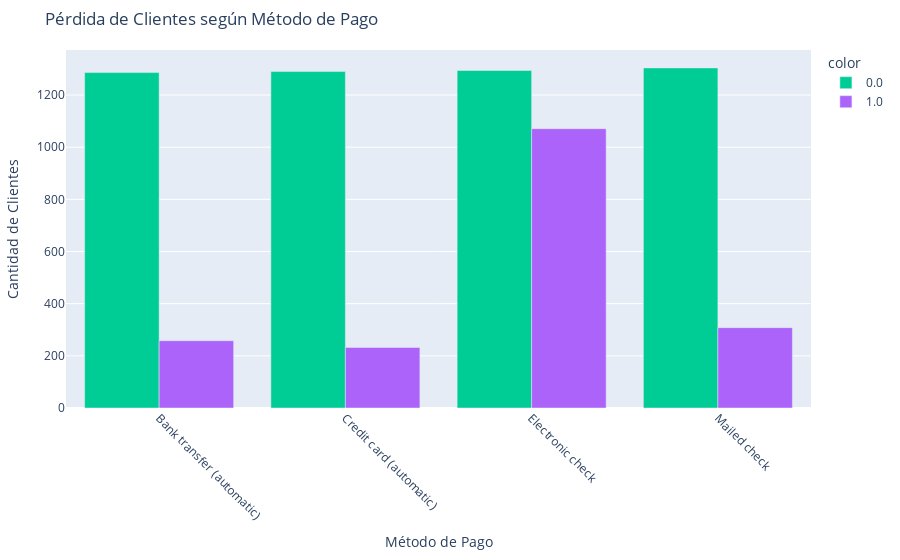

Here is the notebook cell this chart was saved with:
### Markdown cell above
- Graficamos perdida de clientes según método de pago
- El metodo de  pago "Electronic check" y en menor medida "Mailed check" presentan  mayor tasa de clientes perdidos
- ( 0.0 = Clientes activos, 1.0 = clientes perdidos)

### Code cell
# Contar clientes activos y perdidos por método de pago
df_grouped = df.groupby(["account.PaymentMethod", "Churn"]).size().reset_index(name="count")

# Crear gráfico de barras interactivo con etiquetas mejoradas
fig = px.bar(df_grouped, x="account.PaymentMethod", y="count", color=df_grouped["Churn"].astype(str),
             title="Pérdida de Clientes según Método de Pago",
             labels={"account.PaymentMethod": "Método de Pago", "count": "Cantidad de Clientes"},
             color_discrete_map={"0": "#A7C7E7", "1": "#F4C2C2"},
             barmode="group")

# Rotación de etiquetas en eje X para mejorar la legibilidad
fig.update_xaxes(title_text="Método de Pago", tickangle=45)

# Ajustar márgenes para mejor presentación
fig.update_layout(margin=dict(l=50, r=50, t=50, b=50))

# Mostrar gráfico interactivo
fig.show()

### Figure 1 — Plotly figure (JSON) as saved in the notebook; plotly's stock layout.template omitted (floating-point values rounded to 4 significant figures)
{"data": [{"alignmentgroup": "True", "hovertemplate": "color=0.0<br>Método de Pago=%{x}<br>Cantidad de Clientes=%{y}<extra></extra>", "legendgroup": "0.0", "marker": {"color": "#00cc96", "pattern": {"shape": ""}}, "name": "0.0", "offsetgroup": "0.0", "orientation": "v", "showlegend": true, "textposition": "auto", "type": "bar", "x": ["Bank transfer (automatic)", "Credit card (automatic)", "Electronic check", "Mailed check"], "xaxis": "x", "y": [1286, 1290, 1294, 1304], "yaxis": "y"}, {"alignmentgroup": "True", "hovertemplate": "color=1.0<br>Método de Pago=%{x}<br>Cantidad de Clientes=%{y}<extra></extra>", "legendgroup": "1.0", "marker": {"color": "#ab63fa", "pattern": {"shape": ""}}, "name": "1.0", "offsetgroup": "1.0", "orientation": "v", "showlegend": true, "textposition": "auto", "type": "bar", "x": ["Bank transfer (automatic)", "Credit card (automatic)", "Electronic check", "Mailed check"], "xaxis": "x", "y": [258, 232, 1071, 308], "yaxis": "y"}], "layout": {"barmode": "group", "legend": {"title": {"text": "color"}, "tracegroupgap": 0}, "margin": {"b": 50, "l": 50, "r": 50, "t": 50}, "title": {"text": "Pérdida de Clientes según Método de Pago"}, "xaxis": {"anchor": "y", "domain": [0, 1], "tickangle": 45, "title": {"text": "Método de Pago"}}, "yaxis": {"anchor": "x", "domain": [0, 1], "title": {"text": "Cantidad de Clientes"}}}}
